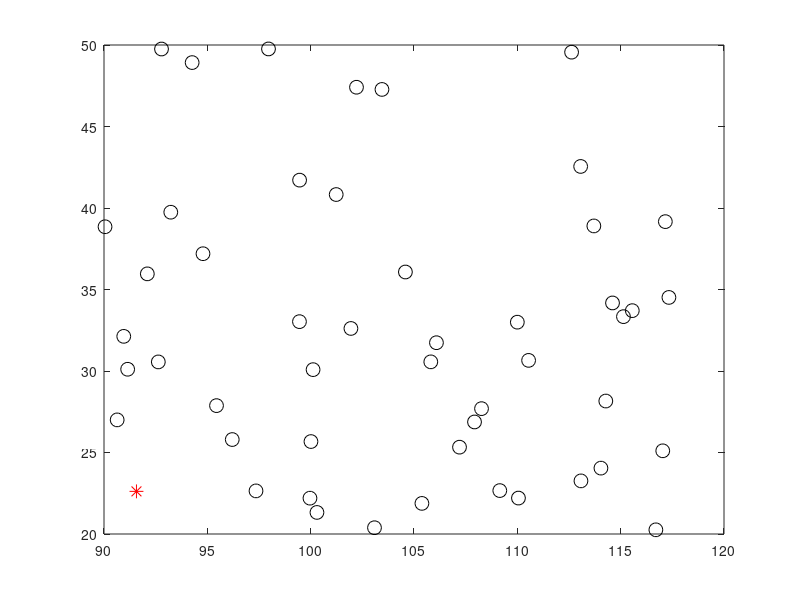

Write the MATLAB code that produced this figure. (Note: this script raises an error after producing the figure.)
clc;clear;close all

%%% define parameters and functions
% define study regions
xrange=[90, 120];
yrange=[20, 50];

% number of previously generated points
n=49;

% generate the locations of the target point and previously generately points
rng(123);
xt=rand(1)*(xrange(2)-xrange(1))+xrange(1);
yt=rand(1)*(yrange(2)-yrange(1))+yrange(1);
xn=rand(n,1)*(xrange(2)-xrange(1))+xrange(1);
yn=rand(n,1)*(yrange(2)-yrange(1))+yrange(1);

figure('color','w')
plot(xn, yn, 'ok','MarkerSize',10);
hold on
plot(xt, yt, '*r','MarkerSize',10);
hold off

% define function used to calculate distance (dist) and spatial correlation (spcc)
% cal_dist=@(x1,y1,x2,y2) ((x1-x2).^2+(y1-y2).^2).^0.5; % just degree distance, not km distance
cal_spcc=@(dist, clen) exp(-dist./clen);


%%% solve the weight calculation equation (C*W=G)
% C is the correlation matrix among n points
% G is the correlation between the target

% Clen values of all points
cmean=400; cstd=100; % the mean value and std of Clen

runtime=1001;
Wall=nan*zeros(n,runtime);
for rr=1:runtime
    if mod(rr,100)==0
       fprintf('runtime %d\n',rr); 
    end
    
    if rr==1
        clen_n=ones(n,1)*cmean; % uniform Clen
        clen_t=cmean; % uniform Clen
    else
        rng('shuffle');
%         clen_n=normrnd(cmean, cstd, [n, 1]); % random Clen
%         clen_t=normrnd(cmean, cstd, 1); % random Clen
        clen_n=gamrnd(50, 10, [n, 1]); % random Clen
        clen_t=gamrnd(50, 10, 1); % random Clen
    end


    C=nan*zeros(n,n);
    for i=1:n
        for j=1:n
            if i==j
                C(i,j)=1;
            elseif i>j
                distij=lldistkm(xn(i),yn(i),xn(j),yn(j));
                ccij1=cal_spcc(distij,clen_n(i));
                ccij2=cal_spcc(distij,clen_n(j));
                C(i,j)=(ccij1+ccij2)/2;
                C(j,i)=C(i,j);
            end
        end
    end


    G=nan*zeros(n,1);
    for i=1:n
        distit=lldistkm(xn(i),yn(i),xt,yt);
        ccij1=cal_spcc(distit,clen_t);
        ccij2=cal_spcc(distit,clen_n(i));
        G(i)=(ccij1+ccij2)/2;
    end


    W=C\G;
    
    Wall(:,rr)=W;
end


figure('color','w')
y1=nanmedian(Wall(:,2:end),2);
y2=prctile(Wall(:,2:end),25,2);
y3=prctile(Wall(:,2:end),75,2);

x=1:length(y1);
x2 = [x, fliplr(x)];
inBetween = [y2', fliplr(y3')];
fill(x2, inBetween, [0.5, 0.5, 0.5]);
hold on
plot(y1,'or','LineWidth',2)
plot(Wall(:,1),'-k','LineWidth',2)
hold off
